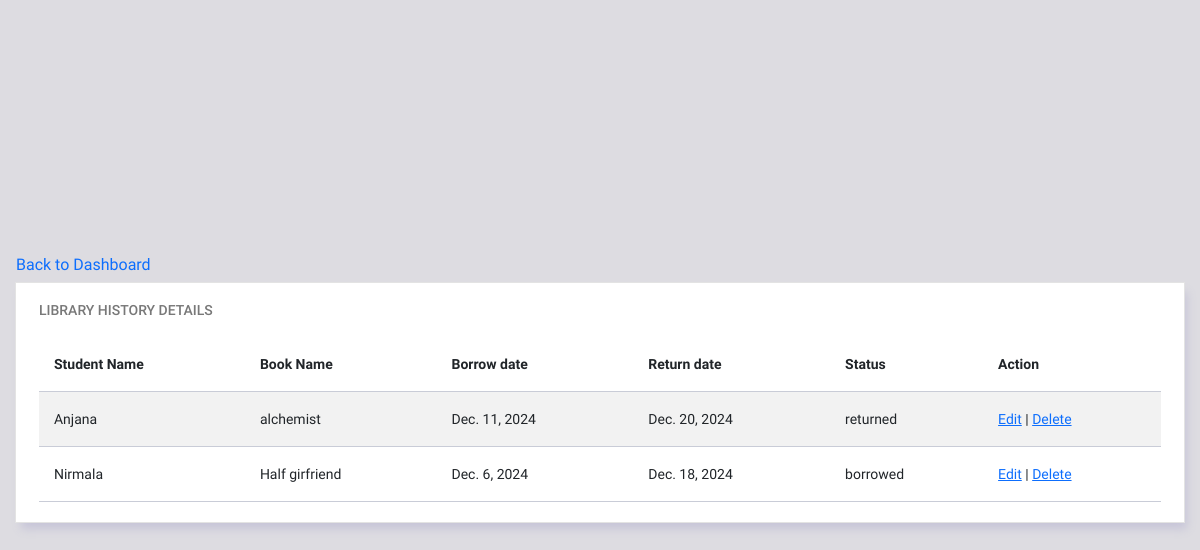
Page /school_app/student/libraryHistrory_view/ (signed in) on the earlier database version.
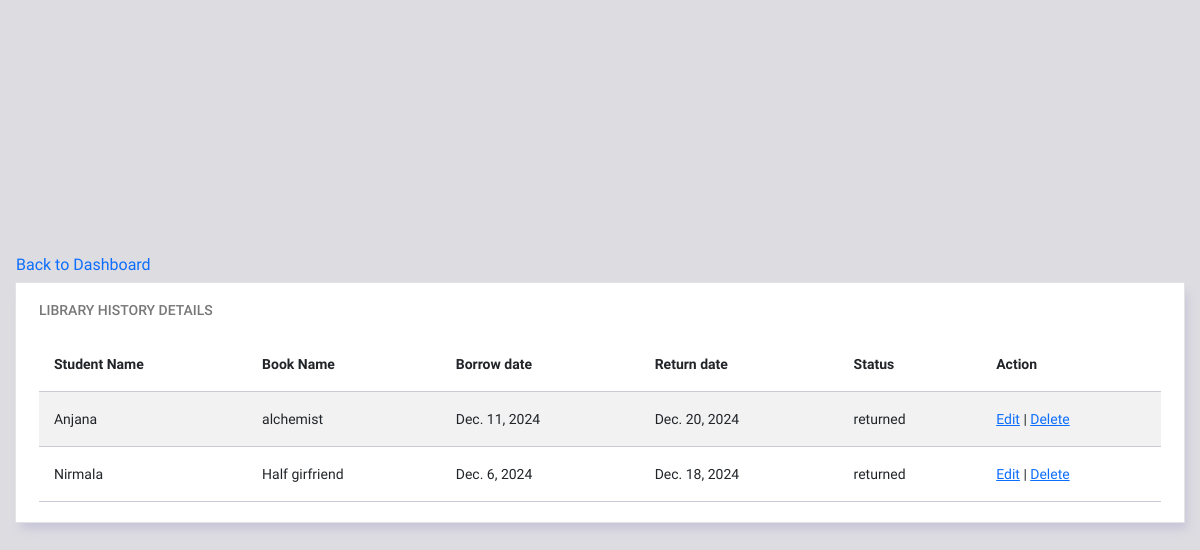
Same page on the later database version.
### school_app/models.py (models this page shows, shortened)
class LibraryHistory(models.Model):
    student = models.ForeignKey(Student, on_delete=models.CASCADE)
    book_name = models.CharField(max_length=150)
    borrow_date = models.DateField()
    return_date = models.DateField(null=True, blank=True)
    status = models.CharField(max_length=20, choices=[('borrowed','Borrowed'), ('returned','Returned')])

class Student(models.Model):
    CLASS_CHOICES = [
        ('I', 'Class I'),
        ('II', 'Class II'),
        ('III', 'Class III'),
        ('IV', 'Class IV'),
        ('V', 'Class V'),
        ('VI', 'Class VI'),
        ('VII', 'Class VII'),
        ('VIII', 'Class VIII'),
        ('IX', 'Class IX'),
        ('X', 'Class X'),
    ]
    DIVISION_CHOICES = [
        ('A','A'),
        ('B','B'),
        ('C','C'),
        ('D','D'),
    ]
    full_name = models.CharField(max_length=100)
    date_of_birth = models.DateField()
    email = models.EmailField(unique=True)
    phone_number = models.CharField(max_length=15)
    address = models.TextField()
    class_name = models.CharField(max_length=5, choices=CLASS_CHOICES)
    division = models.CharField(max_length=5, choices=DIVISION_CHOICES)
    created_at = models.DateTimeField(auto_now_add=True)
    updated_at = models.DateTimeField(auto_now=True)
    def __str__(self):
        return f"{self.full_name}"

### school_app/views.py (the view)
# urls.py: path('student/libraryHistrory_view/', LibraryHistoryListAPIView.as_view(), name='libraryHistory_view'),
class LibraryHistoryListAPIView(generics.ListCreateAPIView):
    queryset = LibraryHistory.objects.all()
    serializer_class = LibraryHistorySerializer
    def get(self, request, *args, **kwargs):
        library_history = self.get_queryset()
        students = self.get_queryset()
        if request.user.role == 'admin':
            dashboard_url = reverse('admin_dashboard')
            template_name = 'admin/admin_libraryView.html'
        elif request.user.role == 'staff':
            dashboard_url = reverse('staff_dashboard')
            template_name = 'staff/staff_libraryView.html'
        else:
            dashboard_url = reverse('librarian_dashboard')  # Fallback in case of unknown roles
            template_name = 'staff/staff_libraryView.html'
        return render(request, template_name, {'library_history': library_history,'dashboard_url':dashboard_url})

### templates/admin/admin_libraryView.html (shortened to what this page needs)
{% load static %}
<!DOCTYPE html>
<html lang="en">
<head>
  <link rel="stylesheet" href="{% static 'dashboard\vendors\ti-icons\css\themify-icons.css' %}">
  <link rel="stylesheet" href="{% static 'dashboard\vendors\base\vendor.bundle.base.css' %}">
  <link rel="stylesheet" href="{% static 'dashboard\css\style.css' %}">
</head>
<body>
  <div class="container-scroller">
    <div class="container-fluid page-body-wrapper full-page-wrapper">
      <div class="content-wrapper d-flex align-items-center auth px-0">
        <div class="row w-100 mx-0">
          <a class="nav-link" href="{% url 'admin_dashboard' %}">Back to Dashboard</a>
          <div class="col-lg-12 grid-margin stretch-card">
            <div class="card">
              <div class="card-body">
                <h4 class="card-title">LIBRARY HISTORY DETAILS</h4>
                <div class="table-responsive">
                  <table class="table table-striped">
                    <thead>
                      <tr>
                        <th>
                          Student Name
                        </th>
                        <th>
                          Book Name
                        </th>
                        <th>
                          Borrow date
                        </th>
                        <th>
                          Return date
                        </th>
                        <th>
                          Status
                        </th>
                        <th>
                          Action
                        </th>
                      </tr>
                    </thead>
                    <tbody>
                      {% for library_history in library_history %}
                      <tr>
                        <td>
                          {{ library_history.student }}
                        </td>
                        <td>
                          {{ library_history.book_name }}
                        </td>
                        <td>
                          {{ library_history.borrow_date }}
                        </td>
                        <td>
                          {{ library_history.return_date }}
                        </td>
                        <td>
                          {{ library_history.status }}
                        </td>
                        <td>
                          <a href="{% url 'libraryHistory_edit' pk=library_history.pk %}">Edit</a> |
                          <a href="#"
                            onclick="document.getElementById('delete-form-{{ library_history.pk }}').submit(); return confirm('Are you sure you want to delete this user?');">Delete</a>
                        </td>
                      </tr>
                      {% endfor %}
                    </tbody>
                  </table>
                </div>
              </div>
            </div>
          </div>
        </div>
      </div>
    </div>
  </div>
</body>
</html>

Differences in the rows shown:
changed LibraryHistory "Half girfriend": status "borrowed" → "returned"
